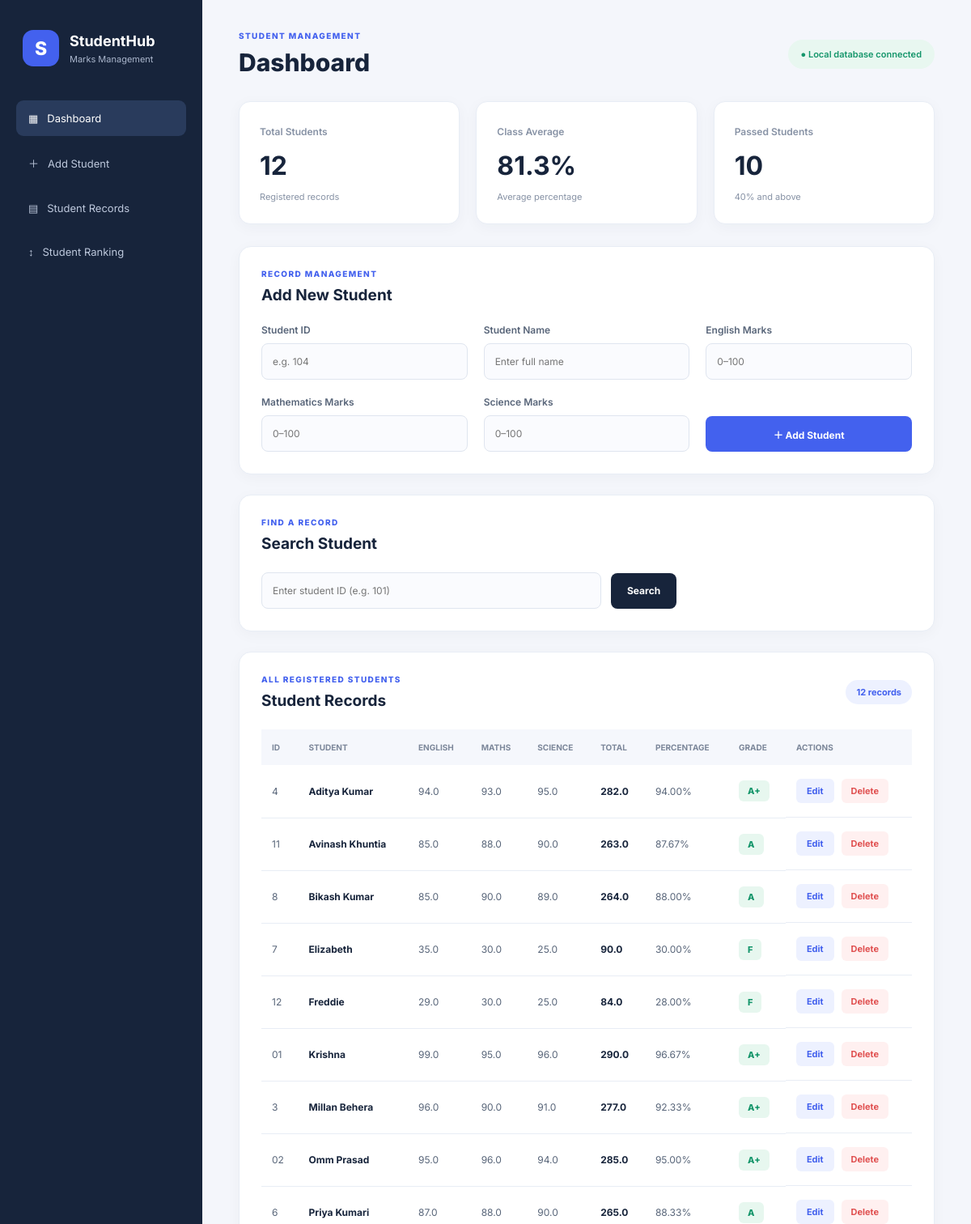
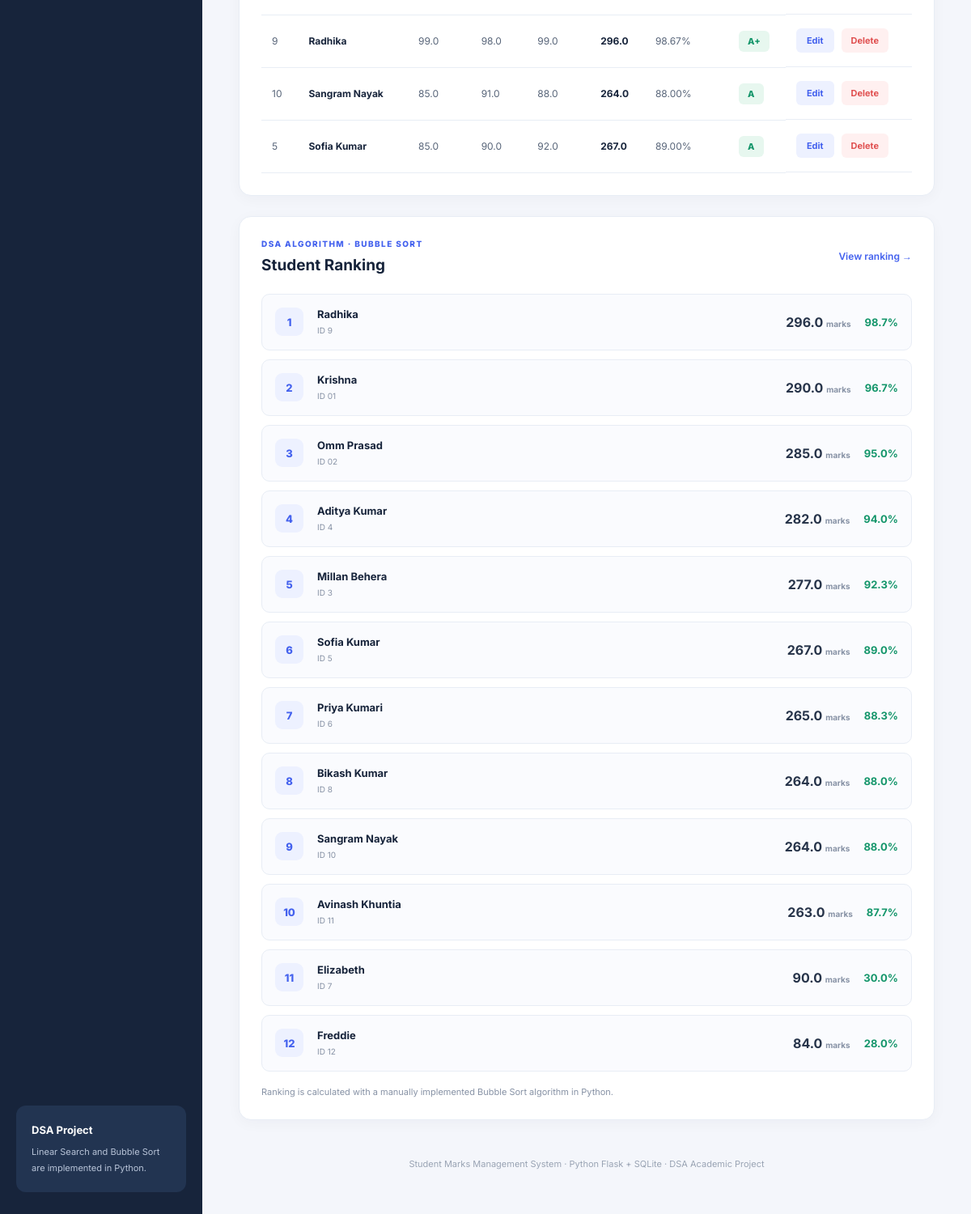
The page / on the database its author committed (2 pictures, top to bottom).
### tables this page shows
CREATE TABLE students (
                student_id TEXT PRIMARY KEY,
                name TEXT NOT NULL,
                english REAL NOT NULL,
                mathematics REAL NOT NULL,
                science REAL NOT NULL
            );

### app.py (the view)
@app.route("/")
def index():
    students = fetch_all_students()
    total_students = len(students)
    class_average = (
        sum(student["percentage"] for student in students) / total_students
        if total_students else 0
    )
    passed = sum(1 for student in students if student["percentage"] >= 40)
    return render_template(
        "index.html",
        students=students,
        total_students=total_students,
        class_average=class_average,
        passed=passed,
        query="",
        searched_student=None,
        ranked_students=bubble_sort_students(students)
    )

### app.py (called while the page is built)
def get_connection():
    connection = sqlite3.connect(DB_FILE)
    connection.row_factory = sqlite3.Row
    return connection

def row_to_student(row):
    if row is None:
        return None
    marks = {
        "English": float(row["english"]),
        "Mathematics": float(row["mathematics"]),
        "Science": float(row["science"])
    }
    return {
        "student_id": row["student_id"],
        "name": row["name"],
        "marks": marks,
        "total": calculate_total(marks),
        "percentage": calculate_percentage(marks),
        "grade": calculate_grade(calculate_percentage(marks))
    }

def calculate_total(marks):
    return sum(marks.values())

def calculate_percentage(marks):
    return calculate_total(marks) / len(SUBJECTS)

def calculate_grade(percentage):
    if percentage >= 90:
        return "A+"
    if percentage >= 80:
        return "A"
    if percentage >= 70:
        return "B"
    if percentage >= 60:
        return "C"
    if percentage >= 40:
        return "D"
    return "F"

def bubble_sort_students(students):
    ranked = students.copy()
    n = len(ranked)
    for i in range(n - 1):
        swapped = False
        for j in range(n - i - 1):
            if ranked[j]["total"] < ranked[j + 1]["total"]:
                ranked[j], ranked[j + 1] = ranked[j + 1], ranked[j]
                swapped = True
        if not swapped:
            break
    return ranked

def fetch_all_students():
    with get_connection() as connection:
        rows = connection.execute(
            "SELECT * FROM students ORDER BY name COLLATE NOCASE"
        ).fetchall()
    return [row_to_student(row) for row in rows]

### templates/index.html (shortened to what this page needs)
<!DOCTYPE html>
<html lang="en">
<head>
    <link rel="stylesheet" href="{{ url_for('static', filename='style.css') }}?v=3">
</head>
<body>
    <aside class="sidebar">
        <div class="brand">
            <span class="brand-icon">S</span>
            <div>
                <strong>StudentHub</strong>
                <small>Marks Management</small>
            </div>
        </div>
        <nav>
            <a class="active" href="{{ url_for('index') }}">
                ▦ &nbsp; Dashboard
            </a>
            <a href="{{ url_for('index') }}#add-student">
                ＋ &nbsp; Add Student
            </a>
            <a href="{{ url_for('index') }}#student-records">
                ▤ &nbsp; Student Records
            </a>
            <a href="{{ url_for('ranking') }}">
                ↕ &nbsp; Student Ranking
            </a>
        </nav>
        <div class="sidebar-note">
            <strong>DSA Project</strong>
            <p>
                Linear Search and Bubble Sort are implemented in Python.
            </p>
        </div>
    </aside>
    <main class="main-content">
        <header class="topbar">
            <div>
                <p class="eyebrow">STUDENT MANAGEMENT</p>
                <h1>Dashboard</h1>
            </div>
            <div class="top-tag">
                ● Local database connected
            </div>
        </header>
        <section class="stats">
            <article class="stat-card">
                <span>Total Students</span>
                <strong>{{ total_students }}</strong>
                <small>Registered records</small>
            </article>
            <article class="stat-card">
                <span>Class Average</span>
                <strong>{{ "%.1f"|format(class_average) }}%</strong>
                <small>Average percentage</small>
            </article>
            <article class="stat-card">
                <span>Passed Students</span>
                <strong>{{ passed }}</strong>
                <small>40% and above</small>
            </article>
        </section>
        <section class="panel" id="add-student">
            <div class="panel-heading">
                <div>
                    <p class="eyebrow">RECORD MANAGEMENT</p>
                    <h2>Add New Student</h2>
                </div>
            </div>
            <form
                class="student-form"
                action="{{ url_for('add_student') }}"
                method="POST"
            >
                <label>
                    Student ID
                    <input
                        name="student_id"
                        placeholder="e.g. 104"
                        required
                    >
                </label>
                <label>
                    Student Name
                    <input
                        name="name"
                        placeholder="Enter full name"
                        required
                    >
                </label>
                <label>
                    English Marks
                    <input
                        name="english"
                        type="number"
                        min="0"
                        max="100"
                        step="0.1"
                        placeholder="0–100"
                        required
                    >
                </label>
                <label>
                    Mathematics Marks
                    <input
                        name="mathematics"
                        type="number"
                        min="0"
                        max="100"
                        step="0.1"
                        placeholder="0–100"
                        required
                    >
                </label>
                <label>
                    Science Marks
                    <input
                        name="science"
                        type="number"
                        min="0"
                        max="100"
                        step="0.1"
                        placeholder="0–100"
                        required
                    >
                </label>
                <button class="primary-btn" type="submit">
                    ＋ Add Student
                </button>
            </form>
        </section>
        <section class="panel">
            <div class="panel-heading">
                <div>
                    <p class="eyebrow">FIND A RECORD</p>
                    <h2>Search Student</h2>
                </div>
            </div>
            <form
                class="search-form"
                action="{{ url_for('search_student') }}"
                method="GET"
            >
                <input
                    name="student_id"
                    value="{{ query }}"
                    placeholder="Enter student ID (e.g. 101)"
                >
                <button class="dark-btn" type="submit">
                    Search
                </button>
            </form>
        </section>
        <section class="panel" id="student-records">
            <div class="panel-heading heading-row">
                <div>
                    <p class="eyebrow">ALL REGISTERED STUDENTS</p>
                    <h2>Student Records</h2>
                </div>
                <span class="count-pill">
                    {{ students|length }} records
                </span>
            </div>
            {% if students %}
                <div class="table-wrap">
                    <table>
                        <thead>
                            <tr>
                                <th>ID</th>
                                <th>Student</th>
                                <th>English</th>
                                <th>Maths</th>
                                <th>Science</th>
                                <th>Total</th>
                                <th>Percentage</th>
                                <th>Grade</th>
                                <th>Actions</th>
                            </tr>
                        </thead>
                        <tbody>
                            {% for student in students %}
                                <tr>
                                    <td>
                                        {{ student.student_id }}
                                    </td>
                                    <td class="student-name">
                                        {{ student.name }}
                                    </td>
                                    <td>
                                        {{ "%.1f"|format(student.marks.English) }}
                                    </td>
                                    <td>
                                        {{ "%.1f"|format(student.marks.Mathematics) }}
                                    </td>
                                    <td>
                                        {{ "%.1f"|format(student.marks.Science) }}
                                    </td>
                                    <td>
                                        <strong>
                                            {{ "%.1f"|format(student.total) }}
                                        </strong>
                                    </td>
                                    <td>
                                        {{ "%.2f"|format(student.percentage) }}%
                                    </td>
                                    <td>
                                        <span class="grade">
                                            {{ student.grade }}
                                        </span>
                                    </td>
                                    <td class="actions">
                                        <details>
                                            <summary>Edit</summary>
                                        </details>
                                        <form
                                            action="{{ url_for('delete_student', student_id=student.student_id) }}"
                                            method="POST"
                                            onsubmit="return confirm('Delete this student record?');"
                                        >
                                            <button
                                                class="delete-btn"
                                                type="submit"
                                            >
                                                Delete
                                            </button>
                                        </form>
                                    </td>
                                </tr>
                            {% endfor %}
                        </tbody>
                    </table>
                </div>
            {% endif %}
        </section>
        <section class="panel" id="ranking">
            <div class="panel-heading heading-row">
                <div>
                    <p class="eyebrow">DSA ALGORITHM · BUBBLE SORT</p>
                    <h2>Student Ranking</h2>
                </div>
                <a class="text-link" href="{{ url_for('ranking') }}">
                    View ranking →
                </a>
            </div>
            {% if ranked_students %}
                <div class="ranking-list">
                    {% for student in ranked_students %}
                        <div class="ranking-row">
                            <span class="rank-number">
                                {{ loop.index }}
                            </span>
                            <div class="rank-info">
                                <strong>{{ student.name }}</strong>
                                <small>
                                    ID {{ student.student_id }}
                                </small>
                            </div>
                            <strong>
                                {{ "%.1f"|format(student.total) }}
                                <small>marks</small>
                            </strong>
                            <span class="rank-percent">
                                {{ "%.1f"|format(student.percentage) }}%
                            </span>
                        </div>
                    {% endfor %}
                </div>
            {% else %}
                <p class="muted">
                    Add students to generate the ranking.
                </p>
            {% endif %}
            <p class="algorithm-note">
                Ranking is calculated with a manually implemented
                Bubble Sort algorithm in Python.
            </p>
        </section>
        <footer>
            Student Marks Management System
            · Python Flask + SQLite
            · DSA Academic Project
        </footer>
    </main>
</body>
</html>

### rows shown on the page
students: student_id "4", name "Aditya Kumar", marks.English "94.0", marks.Mathematics "93.0", marks.Science "95.0", total "282.0", percentage "94.00", grade "A+", percentage "94.0"
students: student_id "11", name "Avinash Khuntia", marks.English "85.0", marks.Mathematics "88.0", marks.Science "90.0", total "263.0", percentage "87.67", grade "A", percentage "87.7"
students: student_id "8", name "Bikash Kumar", marks.English "85.0", marks.Mathematics "90.0", marks.Science "89.0", total "264.0", percentage "88.00", grade "A", percentage "88.0"
students: student_id "7", name "Elizabeth", marks.English "35.0", marks.Mathematics "30.0", marks.Science "25.0", total "90.0", percentage "30.00", grade "F", percentage "30.0"
students: student_id "12", name "Freddie", marks.English "29.0", marks.Mathematics "30.0", marks.Science "25.0", total "84.0", percentage "28.00", grade "F", percentage "28.0"
students: student_id "01", name "Krishna", marks.English "99.0", marks.Mathematics "95.0", marks.Science "96.0", total "290.0", percentage "96.67", grade "A+", percentage "96.7"
students: student_id "3", name "Millan Behera", marks.English "96.0", marks.Mathematics "90.0", marks.Science "91.0", total "277.0", percentage "92.33", grade "A+", percentage "92.3"
students: student_id "02", name "Omm Prasad", marks.English "95.0", marks.Mathematics "96.0", marks.Science "94.0", total "285.0", percentage "95.00", grade "A+", percentage "95.0"
students: student_id "6", name "Priya Kumari", marks.English "87.0", marks.Mathematics "88.0", marks.Science "90.0", total "265.0", percentage "88.33", grade "A", percentage "88.3"
students: student_id "9", name "Radhika", marks.English "99.0", marks.Mathematics "98.0", marks.Science "99.0", total "296.0", percentage "98.67", grade "A+", percentage "98.7"
students: student_id "10", name "Sangram Nayak", marks.English "85.0", marks.Mathematics "91.0", marks.Science "88.0", total "264.0", percentage "88.00", grade "A", percentage "88.0"
students: student_id "5", name "Sofia Kumar", marks.English "85.0", marks.Mathematics "90.0", marks.Science "92.0", total "267.0", percentage "89.00", grade "A", percentage "89.0"

### other values the page prints
{{ total_students }} "12"
{{ "%.1f"|format(class_average) }} "81.3"
{{ passed }} "10"
{{ students|length }} "12"
